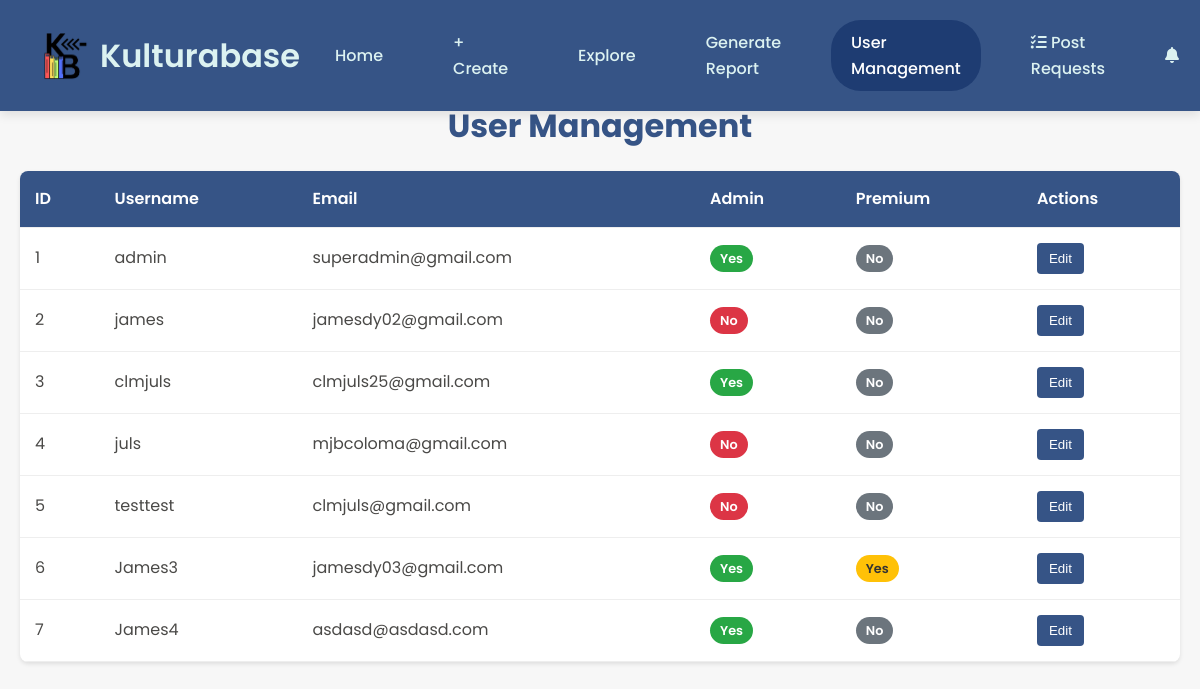
Page /user/user_management.php (signed in) on the committed database.
### tables this page shows
CREATE TABLE `users` (
  `id` int(11) NOT NULL,
  `email` varchar(255) NOT NULL,
  `username` varchar(255) NOT NULL,
  `password` varchar(255) NOT NULL,
  `full_name` varchar(255) NOT NULL,
  `about` text DEFAULT NULL,
  `location` varchar(255) DEFAULT NULL,
  `birthday` date DEFAULT NULL,
  `website` varchar(255) DEFAULT NULL,
  `skills` text DEFAULT NULL,
  `profile_picture` varchar(255) DEFAULT NULL,
  `isAdmin` tinyint(1) NOT NULL DEFAULT 0,
  `isPremium` tinyint(4) NOT NULL DEFAULT 0
);

### user/user_management.php (the view, shortened to what this page needs)
<!DOCTYPE html>
<html lang="en">
<head>
    <link rel="stylesheet" href="https://cdnjs.cloudflare.com/ajax/libs/font-awesome/6.0.0-beta3/css/all.min.css">
</head>
<body>
    <?php
    require 'db_conn.php';
    $users_query = $conn->query("SELECT * FROM users ORDER BY id ASC");
    $users = $users_query->fetch_all(MYSQLI_ASSOC);
    include 'components/layout/admin/navbar.php';
    ?>
    <div class="container">
        <h1 class="page-title">User Management</h1>
        <div class="user-table">
            <table>
                <thead>
                    <tr>
                        <th>ID</th>
                        <th>Username</th>
                        <th>Email</th>
                        <th>Admin</th>
                        <th>Premium</th>
                        <th>Actions</th>
                    </tr>
                </thead>
                <tbody>
                    <?php foreach ($users as $user): ?>
                    <tr>
                        <td><?php echo $user['id']; ?></td>
                        <td><?php echo htmlspecialchars($user['username']); ?></td>
                        <td><?php echo htmlspecialchars($user['email']); ?></td>
                        <td>
                            <span class="status-badge <?php echo $user['isAdmin'] ? 'active' : 'inactive'; ?>">
                                <?php echo $user['isAdmin'] ? 'Yes' : 'No'; ?>
                            </span>
                        </td>
                        <td>
                            <span class="status-badge <?php echo $user['isPremium'] ? 'premium' : 'standard'; ?>">
                                <?php echo $user['isPremium'] ? 'Yes' : 'No'; ?>
                            </span>
                        </td>
                        <td>
                            <button class="edit-btn" onclick="openEditModal(<?php echo $user['id']; ?>)">Edit</button>
                        </td>
                    </tr>
                    <?php endforeach; ?>
                </tbody>
            </table>
        </div>
    </div>
</body>
</html>

### user/components/layout/admin/navbar.php (shortened to what this page needs)
<div class="navbar">
        <div style="display: flex; align-items: center;">
            <img src="assets/logo/logo.png" alt="Kulturifiko Logo">
            <h1>Kulturabase</h1>
        </div>
        <div class="nav-links">
            <a href="home.php" <?php echo basename($_SERVER['PHP_SELF']) == 'home.php' ? 'class="active"' : ''; ?>>Home</a>
            <a href="create-post.php" <?php echo basename($_SERVER['PHP_SELF']) == 'create-post.php' ? 'class="active"' : ''; ?>>+ Create</a>
            <a href="explore.php" <?php echo basename($_SERVER['PHP_SELF']) == 'explore.php' ? 'class="active"' : ''; ?>>Explore</a>
            <a href="generate_report.php" <?php echo basename($_SERVER['PHP_SELF']) == 'generate_report.php' ? 'class="active"' : ''; ?>>Generate Report</a>
            <a href="user_management.php" <?php echo basename($_SERVER['PHP_SELF']) == 'user_management.php' ? 'class="active"' : ''; ?>>User Management</a>
            <a href="post-requests.php" <?php echo basename($_SERVER['PHP_SELF']) == 'post-requests.php' ? 'class="active"' : ''; ?>>
                <i class="fas fa-tasks"></i> Post Requests
            </a>
            <div class="notification-dropdown">
                <div class="notification-icon" onclick="toggleNotificationDropdown()">
                    <i class="fas fa-bell"></i>
                </div>
            </div>
        </div>
    </div>

### user/components/layout/admin/navbar.php (style rules this page uses)
.navbar { display: flex; justify-content: space-between; align-items: center; background-color: #365486; padding: 20px 40px; position: fixed; width: 100%; top: 0; z-index: 1000; box-shadow: 0 4px 10px rgba(0, 0, 0, 0.1); }
.navbar img { height: 50px; width: 50px; }
.navbar h1 { color: #DCF2F1; font-size: 2rem; font-weight: 600; margin-left: 10px; }
.navbar a { color: #DCF2F1; text-decoration: none; margin: 0 15px; font-size: 1rem; font-weight: 500; padding: 10px 20px; border-radius: 30px; transition: background-color 0.3s ease, color 0.3s ease; }
.navbar a.active { background-color: #1e3c72; color: #fff; }
.nav-links { display: flex; align-items: center; }
.notification-dropdown { position: relative; display: inline-block; margin-left: 15px; }
.notification-icon { cursor: pointer; padding: 10px; color: #DCF2F1; }

### user/user_management.php (style rules this page uses)
* { margin: 0; padding: 0; box-sizing: border-box; }
body { font-family: 'Poppins', sans-serif; background-color: #f7f7f7; color: #4A4947; line-height: 1.6; padding-top: 80px; }
.container { max-width: 1200px; margin: 0 auto; padding: 20px; }
.page-title { color: #365486; margin-bottom: 20px; font-size: 2rem; text-align: center; }
.user-table { background: white; border-radius: 8px; box-shadow: 0 2px 4px rgba(0,0,0,0.1); overflow: hidden; margin-bottom: 30px; }
table { width: 100%; border-collapse: collapse; }
th, td { padding: 15px; text-align: left; border-bottom: 1px solid #eee; }
th { background-color: #365486; color: white; font-weight: 600; }
.status-badge { padding: 5px 10px; border-radius: 20px; font-size: 0.8rem; font-weight: 600; }
.active { background-color: #28a745; color: white; }
.inactive { background-color: #dc3545; color: white; }
.premium { background-color: #ffc107; color: #333; }
.standard { background-color: #6c757d; color: white; }
.edit-btn { background-color: #365486; color: white; border: none; padding: 8px 12px; border-radius: 4px; cursor: pointer; transition: background-color 0.3s; }

### rows in the picture
users: id "1", username "admin", email "superadmin@gmail.com", isAdmin "Yes", isPremium "No"
users: id "2", username "james", email "jamesdy02@gmail.com", isAdmin "No", isPremium "No"
users: id "3", username "clmjuls", email "clmjuls25@gmail.com", isAdmin "Yes", isPremium "No"
users: id "4", username "juls", email "mjbcoloma@gmail.com", isAdmin "No", isPremium "No"
users: id "5", username "testtest", email "clmjuls@gmail.com", isAdmin "No", isPremium "No"
users: id "6", username "James3", email "jamesdy03@gmail.com", isAdmin "Yes", isPremium "Yes"
users: id "7", username "James4", email "asdasd@asdasd.com", isAdmin "Yes", isPremium "No"
